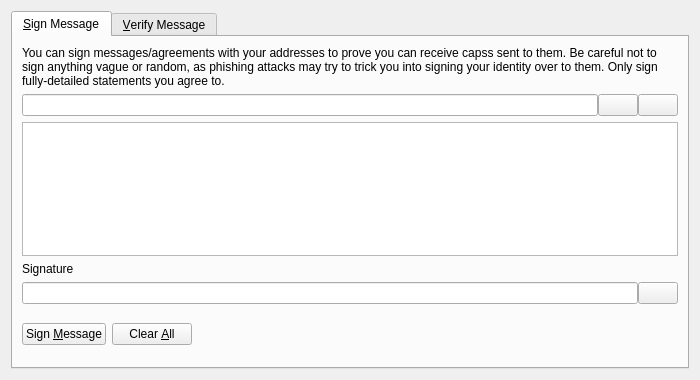
<?xml version="1.0" encoding="UTF-8"?>
<ui version="4.0">
 <class>SignVerifyMessageDialog</class>
 <widget class="QDialog" name="SignVerifyMessageDialog">
  <property name="geometry">
   <rect>
    <x>0</x>
    <y>0</y>
    <width>700</width>
    <height>380</height>
   </rect>
  </property>
  <property name="windowTitle">
   <string>Signatures - Sign / Verify a Message</string>
  </property>
  <property name="modal">
   <bool>true</bool>
  </property>
  <layout class="QVBoxLayout" name="verticalLayout">
   <item>
    <widget class="QTabWidget" name="tabWidget">
     <property name="currentIndex">
      <number>0</number>
     </property>
     <widget class="QWidget" name="tabSignMessage">
      <attribute name="title">
       <string>&amp;Sign Message</string>
      </attribute>
      <layout class="QVBoxLayout" name="verticalLayout_SM">
       <item>
        <widget class="QLabel" name="infoLabel_SM">
         <property name="text">
          <string>You can sign messages/agreements with your addresses to prove you can receive capss sent to them. Be careful not to sign anything vague or random, as phishing attacks may try to trick you into signing your identity over to them. Only sign fully-detailed statements you agree to.</string>
         </property>
         <property name="textFormat">
          <enum>Qt::PlainText</enum>
         </property>
         <property name="wordWrap">
          <bool>true</bool>
         </property>
        </widget>
       </item>
       <item>
        <layout class="QHBoxLayout" name="horizontalLayout_1_SM">
         <property name="spacing">
          <number>0</number>
         </property>
         <item>
          <widget class="QValidatedLineEdit" name="addressIn_SM">
           <property name="toolTip">
            <string>The Caps address to sign the message with</string>
           </property>
          </widget>
         </item>
         <item>
          <widget class="QPushButton" name="addressBookButton_SM">
           <property name="toolTip">
            <string>Choose previously used address</string>
           </property>
           <property name="text">
            <string/>
           </property>
           <property name="icon">
            <iconset resource="../caps.qrc">
             <normaloff>:/icons/address-book</normaloff>:/icons/address-book</iconset>
           </property>
           <property name="shortcut">
            <string>Alt+A</string>
           </property>
           <property name="autoDefault">
            <bool>false</bool>
           </property>
          </widget>
         </item>
         <item>
          <widget class="QPushButton" name="pasteButton_SM">
           <property name="toolTip">
            <string>Paste address from clipboard</string>
           </property>
           <property name="text">
            <string/>
           </property>
           <property name="icon">
            <iconset resource="../caps.qrc">
             <normaloff>:/icons/editpaste</normaloff>:/icons/editpaste</iconset>
           </property>
           <property name="shortcut">
            <string>Alt+P</string>
           </property>
           <property name="autoDefault">
            <bool>false</bool>
           </property>
          </widget>
         </item>
        </layout>
       </item>
       <item>
        <widget class="QPlainTextEdit" name="messageIn_SM">
         <property name="toolTip">
          <string>Enter the message you want to sign here</string>
         </property>
        </widget>
       </item>
       <item>
        <widget class="QLabel" name="signatureLabel_SM">
         <property name="text">
          <string>Signature</string>
         </property>
         <property name="textFormat">
          <enum>Qt::PlainText</enum>
         </property>
        </widget>
       </item>
       <item>
        <layout class="QHBoxLayout" name="horizontalLayout_2_SM">
         <property name="spacing">
          <number>0</number>
         </property>
         <item>
          <widget class="QLineEdit" name="signatureOut_SM">
           <property name="font">
            <font>
             <italic>true</italic>
            </font>
           </property>
           <property name="readOnly">
            <bool>true</bool>
           </property>
          </widget>
         </item>
         <item>
          <widget class="QPushButton" name="copySignatureButton_SM">
           <property name="toolTip">
            <string>Copy the current signature to the system clipboard</string>
           </property>
           <property name="text">
            <string/>
           </property>
           <property name="icon">
            <iconset resource="../caps.qrc">
             <normaloff>:/icons/editcopy</normaloff>:/icons/editcopy</iconset>
           </property>
           <property name="autoDefault">
            <bool>false</bool>
           </property>
          </widget>
         </item>
        </layout>
       </item>
       <item>
        <layout class="QHBoxLayout" name="horizontalLayout_3_SM">
         <item>
          <widget class="QPushButton" name="signMessageButton_SM">
           <property name="toolTip">
            <string>Sign the message to prove you own this Caps address</string>
           </property>
           <property name="text">
            <string>Sign &amp;Message</string>
           </property>
           <property name="icon">
            <iconset resource="../caps.qrc">
             <normaloff>:/icons/edit</normaloff>:/icons/edit</iconset>
           </property>
           <property name="autoDefault">
            <bool>false</bool>
           </property>
          </widget>
         </item>
         <item>
          <widget class="QPushButton" name="clearButton_SM">
           <property name="toolTip">
            <string>Reset all sign message fields</string>
           </property>
           <property name="text">
            <string>Clear &amp;All</string>
           </property>
           <property name="icon">
            <iconset resource="../caps.qrc">
             <normaloff>:/icons/remove</normaloff>:/icons/remove</iconset>
           </property>
           <property name="autoDefault">
            <bool>false</bool>
           </property>
          </widget>
         </item>
         <item>
          <spacer name="horizontalSpacer_1_SM">
           <property name="orientation">
            <enum>Qt::Horizontal</enum>
           </property>
           <property name="sizeHint" stdset="0">
            <size>
             <width>40</width>
             <height>48</height>
            </size>
           </property>
          </spacer>
         </item>
         <item>
          <widget class="QLabel" name="statusLabel_SM">
           <property name="font">
            <font>
             <weight>75</weight>
             <bold>true</bold>
            </font>
           </property>
           <property name="text">
            <string/>
           </property>
           <property name="wordWrap">
            <bool>true</bool>
           </property>
          </widget>
         </item>
         <item>
          <spacer name="horizontalSpacer_2_SM">
           <property name="orientation">
            <enum>Qt::Horizontal</enum>
           </property>
           <property name="sizeHint" stdset="0">
            <size>
             <width>40</width>
             <height>48</height>
            </size>
           </property>
          </spacer>
         </item>
        </layout>
       </item>
      </layout>
     </widget>
     <widget class="QWidget" name="tabVerifyMessage">
      <attribute name="title">
       <string>&amp;Verify Message</string>
      </attribute>
      <layout class="QVBoxLayout" name="verticalLayout_VM">
       <item>
        <widget class="QLabel" name="infoLabel_VM">
         <property name="text">
          <string>Enter the receiver's address, message (ensure you copy line breaks, spaces, tabs, etc. exactly) and signature below to verify the message. Be careful not to read more into the signature than what is in the signed message itself, to avoid being tricked by a man-in-the-middle attack. Note that this only proves the signing party receives with the address, it cannot prove sendership of any transaction!</string>
         </property>
         <property name="textFormat">
          <enum>Qt::PlainText</enum>
         </property>
         <property name="alignment">
          <set>Qt::AlignLeading|Qt::AlignLeft|Qt::AlignTop</set>
         </property>
         <property name="wordWrap">
          <bool>true</bool>
         </property>
        </widget>
       </item>
       <item>
        <layout class="QHBoxLayout" name="horizontalLayout_1_VM">
         <property name="spacing">
          <number>0</number>
         </property>
         <item>
          <widget class="QValidatedLineEdit" name="addressIn_VM">
           <property name="toolTip">
            <string>The Caps address the message was signed with</string>
           </property>
          </widget>
         </item>
         <item>
          <widget class="QPushButton" name="addressBookButton_VM">
           <property name="toolTip">
            <string>Choose previously used address</string>
           </property>
           <property name="text">
            <string/>
           </property>
           <property name="icon">
            <iconset resource="../caps.qrc">
             <normaloff>:/icons/address-book</normaloff>:/icons/address-book</iconset>
           </property>
           <property name="shortcut">
            <string>Alt+A</string>
           </property>
           <property name="autoDefault">
            <bool>false</bool>
           </property>
          </widget>
         </item>
        </layout>
       </item>
       <item>
        <widget class="QPlainTextEdit" name="messageIn_VM"/>
       </item>
       <item>
        <widget class="QValidatedLineEdit" name="signatureIn_VM"/>
       </item>
       <item>
        <layout class="QHBoxLayout" name="horizontalLayout_2_VM">
         <item>
          <widget class="QPushButton" name="verifyMessageButton_VM">
           <property name="toolTip">
            <string>Verify the message to ensure it was signed with the specified Caps address</string>
           </property>
           <property name="text">
            <string>Verify &amp;Message</string>
           </property>
           <property name="icon">
            <iconset resource="../caps.qrc">
             <normaloff>:/icons/transaction_0</normaloff>:/icons/transaction_0</iconset>
           </property>
           <property name="autoDefault">
            <bool>false</bool>
           </property>
          </widget>
         </item>
         <item>
          <widget class="QPushButton" name="clearButton_VM">
           <property name="toolTip">
            <string>Reset all verify message fields</string>
           </property>
           <property name="text">
            <string>Clear &amp;All</string>
           </property>
           <property name="icon">
            <iconset resource="../caps.qrc">
             <normaloff>:/icons/remove</normaloff>:/icons/remove</iconset>
           </property>
           <property name="autoDefault">
            <bool>false</bool>
           </property>
          </widget>
         </item>
         <item>
          <spacer name="horizontalSpacer_1_VM">
           <property name="orientation">
            <enum>Qt::Horizontal</enum>
           </property>
           <property name="sizeHint" stdset="0">
            <size>
             <width>40</width>
             <height>48</height>
            </size>
           </property>
          </spacer>
         </item>
         <item>
          <widget class="QLabel" name="statusLabel_VM">
           <property name="font">
            <font>
             <weight>75</weight>
             <bold>true</bold>
            </font>
           </property>
           <property name="text">
            <string/>
           </property>
           <property name="wordWrap">
            <bool>true</bool>
           </property>
          </widget>
         </item>
         <item>
          <spacer name="horizontalSpacer_2_VM">
           <property name="orientation">
            <enum>Qt::Horizontal</enum>
           </property>
           <property name="sizeHint" stdset="0">
            <size>
             <width>40</width>
             <height>48</height>
            </size>
           </property>
          </spacer>
         </item>
        </layout>
       </item>
      </layout>
     </widget>
    </widget>
   </item>
  </layout>
 </widget>
 <customwidgets>
  <customwidget>
   <class>QValidatedLineEdit</class>
   <extends>QLineEdit</extends>
   <header>qvalidatedlineedit.h</header>
  </customwidget>
 </customwidgets>
 <resources>
  <include location="../caps.qrc"/>
 </resources>
 <connections/>
</ui>
